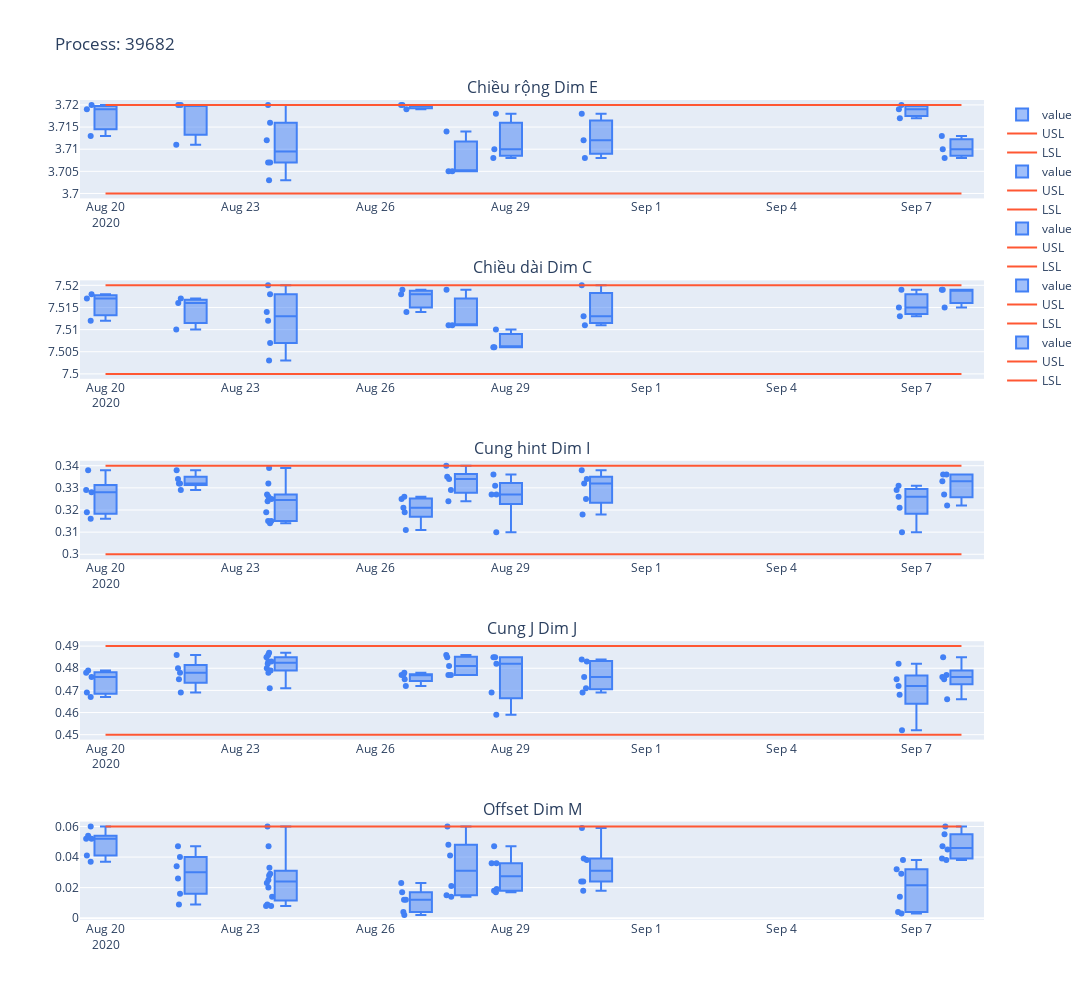

Source (notebook cell):
### Code cell
configure_plotly_browser_state()
process_select=['39682']
#@st.cache(suppress_st_warning=True,allow_output_mutation=True)
#def box_chart_2(process_select):
fig_all=[]
for process_name in process_select:
  df_dict=final_data[process_name] # process name
  i=1
  #Layout
  fig = make_subplots(          # Dim name
      rows=len(df_dict), cols=1,
      #shared_xaxes=True, # share same axis
      #vertical_spacing=0.05, # adjust spacing between charts
      #column_widths=[0.8, 0.2],
      subplot_titles=list(df_dict.keys()) # dict with key is process name and value is list of dim (contain name, cp, cpk...)
  )
  for name in list(df_dict.keys()): #also group
    df=df_dict[name].copy()
    df=df.sort_values(by=['Hour'])
    df['Day']=df['Hour'].apply(lambda x: x.strftime("%Y %m %d"))
    df['Day']=pd.to_datetime(df['Day'])
    cols = df.columns.tolist()
    cols = cols[-1:] + cols[:-1]
    df=df[cols]
    for a in df.columns[2:]:
      df[a] = df[a].round(decimals=3)
    df=df.reset_index(drop=True)
    # Draw control chart
    df_group=df
    df_group=df_group.set_index('Day')
    #df=df.set_index('Date')
    #if start_date != '':
    #  df=df[start_date:end_date]
    #Control chart 1 
    fig.append_trace(go.Box(
                            x=df_group.index, y=df_group['Value'],name='value ', 
                            line=dict( color='#4280F5'),boxpoints='all'
                            ),row=i, col=1)
    #USL, LSL
    fig.append_trace(go.Scatter(x=df_group.index, y=df_group['USL'],name='USL ', line=dict( color='#FF5733'),mode='lines'),row=i, col=1)
    fig.append_trace(go.Scatter(x=df_group.index, y=df_group['LSL'],name='LSL ',line=dict( color='#FF5733'),mode='lines'),row=i, col=1)
    #fig.append_trace(go.Scatter(x=df['Datef'], y=df['Nominal'],name='Nominal '+name,line=dict( color='#FF5733')),row=i, col=1)
    # UCL, LCL
    #fig.append_trace(go.Scatter(x=df_group.index, y=df_group['UCL'],name='UCL ', line=dict( color='#33C2FF'),mode='lines'),row=i, col=1)
    #fig.append_trace(go.Scatter(x=df_group.index, y=df_group['LCL'],name='LCL ', line=dict( color='#33C2FF'),mode='lines'),row=i, col=1)
    #fig.append_trace(go.Scatter(x=df_group.index, y=df_group['Mean'],name='Mean ', line=dict( color='#33C2FF'),mode='lines'),row=i, col=1)
    i=i+1

  if len(df_dict)>1:
    fig.update_layout(height=200*len(df_dict), width=1200, title_text='Process: '+process_name)
  else:
    fig.update_layout(height=300, width=1200, title_text='Process: '+process_name)
  #fig update each process (contain a lot of dim inside)
  #fig.show()
  fig_all.append(fig)  
#return fig_all # fig nay chi la 1 process cuoi cung thoi, lam sao return toan bo fig ?

#fig_all_2=box_chart_2(process_select)    
for fig in fig_all:
    fig.show()
